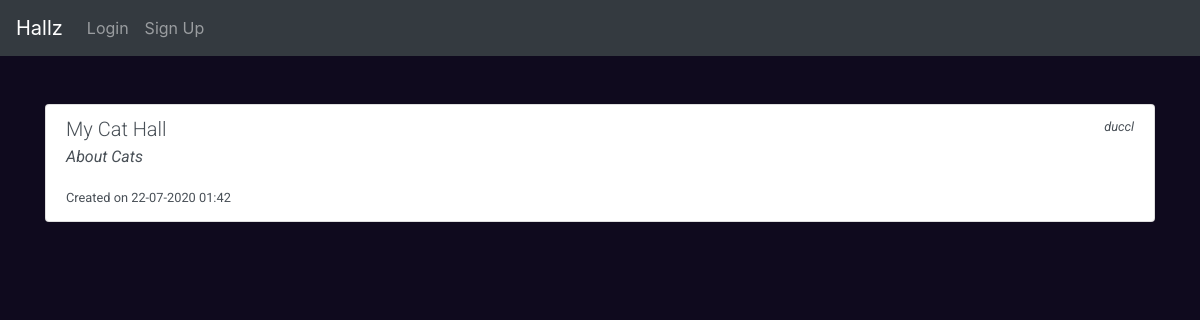
/, run on an earlier commit of the app's database.
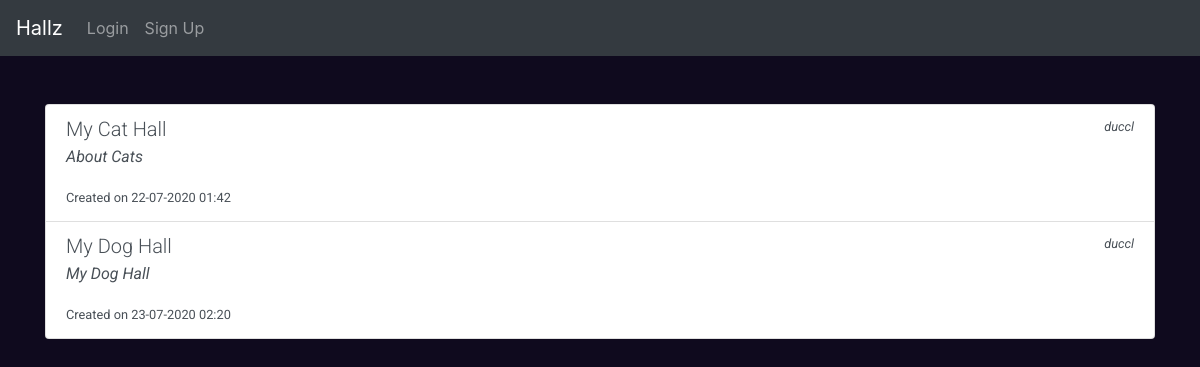
And on a later commit of the database.
### halls/models.py (models this page shows, shortened)
class Hall(models.Model):
    author = models.ForeignKey('auth.user',on_delete=models.CASCADE)
    title = models.CharField(max_length=100)
    description = models.CharField(max_length=100,default='')
    creation_date = models.DateTimeField(auto_now=True)

### halls/views.py (the view)
# urls.py: path('',HallsView.as_view(),name='home'),
class HallsView(ListView):
    template_name = "halls/home.html"
    login_url = login_url
    model = Hall
    context_object_name = 'halls'
    def get_context_data(self, **kwargs):
        context = super().get_context_data(**kwargs)
        context["title"] = "All Halls"
        return context

### halls/templates/halls/home.html
{% extends './base.html' %}
{% block content_section%}
<div class="container roboto margin-top-md color-white">
    {% if halls %}
    <div class="list-group">
        {%for hall in halls%}
        <a href="{% url 'halls:hall' hall_id=hall.id %}" class="list-group-item list-group-item-action">
            <div class="d-flex w-100 justify-content-between">
                <h5 class="mb-1 font-weight-light">{{hall.title}}</h5>
                <small class="mb-1 font-italic">{{hall.author}}</small>
            </div>
            <p class="font-italic">{{hall.description | safe}}</p>
            <small>Created on {{hall.creation_date| date:"d-m-Y h:i"}}</small>
        </a>
        {%endfor%}
    </div>
    {% else %}
        <h2>No halls</h2>
    {% endif %}
</div>
{%endblock%}

### halls/templates/halls/base.html (shortened to what this page needs)
<!DOCTYPE html>
{% load static %}
<html lang="en">
<head>
    <link rel="stylesheet" href="https://stackpath.bootstrapcdn.com/bootstrap/4.5.0/css/bootstrap.min.css"
>
    <link rel="stylesheet" href="{% static 'accounts/css/style.css' %}">
    <link rel="stylesheet" href="{% static 'halls/css/halls_style.css' %}">
</head>
<body>
    {% include 'partials/header.html' %}
    {% block content_section%}
    {% endblock %}
</body>
</html>

### accounts/templates/partials/header.html (shortened to what this page needs)
<nav class="navbar navbar-expand-lg navbar-dark bg-dark">
    <a class="navbar-brand" href="{% url 'halls:home' %}">Hallz</a>
    <div class="collapse navbar-collapse" id="navbarSupportedContent">
        <ul class="navbar-nav mr-auto">
            {% if user.is_authenticated %}
            <li class="nav-item active">
                <a class="nav-link" href="{% url 'halls:dashboard' username=user.username%}">Your Dashboard</a>
            </li>
            <li class="nav-item">
                <a class="nav-link" href="{% url 'halls:new_hall' %}">New Hall of fame</a>
            </li>
            <li class="nav-item">
                <a class="nav-link" href="#">Logout</a>
            </li>
            {% else %}
            <li class="nav-item">
                <a class="nav-link" href="{% url 'accounts:login'%}">Login</a>
            </li>
            <li class="nav-item">
                <a class="nav-link" href="{% url 'accounts:sign-up'%}">Sign Up</a>
            </li>
            {% endif %}
        </ul>
    </div>
</nav>

### accounts/static/accounts/css/style.css (style rules this page uses)
*, body { padding: 0px; -webkit-box-sizing: border-box; box-sizing: border-box; }
body { background-color: #0F0A1E; }
.roboto { font-family: 'Roboto',sans-serif; }
.color-white { color: white; }
.margin-top-md { margin-top: 3em; }

What changed in the data, as far as the page shows it:
added Hall: title "My Dog Hall", author "duccl", description "My Dog Hall", creation_date "23-07-2020 02:20"
